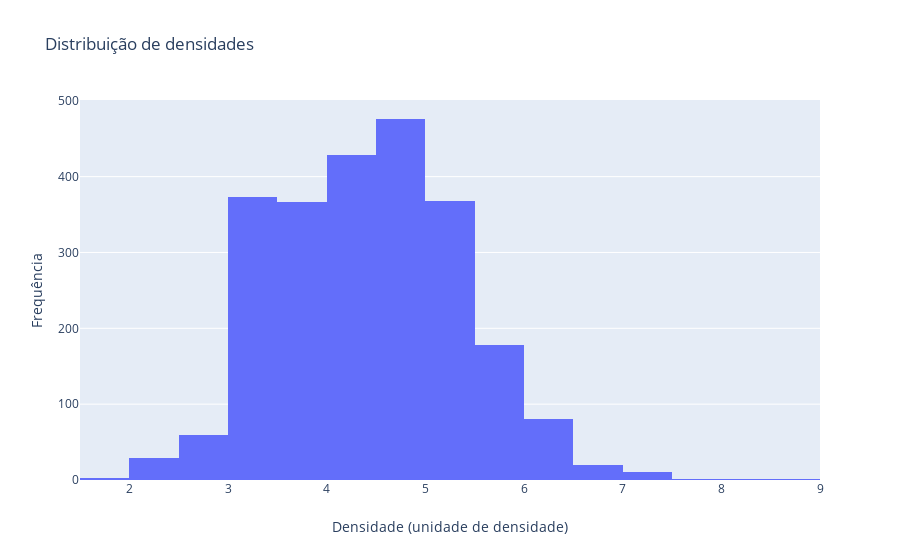

Notebook code cell kept with this figure:
### Markdown cell above
A seguir, inicio a criação dos gráficos.

### Code cell
# criando o gráfico da frequência da densidade dos dados
trace = go.Histogram(x = df['density'], xbins=dict(start=0, end=10, size=0.5))
data = [trace]
# Criando Layout
layout = go.Layout(title='Distribuição de densidades', 
                   yaxis={'title':'Frequência'}, 
                   xaxis={'title': 'Densidade (unidade de densidade)'})
# Criando a figura que será exibida
fig = go.Figure(data=data, layout=layout)
# Exibindo figura/gráfico
py.iplot(fig)

### Figure 1 — Plotly figure (JSON) as saved in the notebook; plotly's stock layout.template omitted (floating-point values rounded to 4 significant figures; data arrays with more than 128 entries replaced by an {"elided": "..."} marker saying what was removed)
{"data": [{"type": "histogram", "x": {"elided": "2400 float values"}, "xbins": {"end": 10, "size": 0.5, "start": 0}}], "layout": {"title": {"text": "Distribuição de densidades"}, "xaxis": {"title": {"text": "Densidade (unidade de densidade)"}}, "yaxis": {"title": {"text": "Frequência"}}}}
